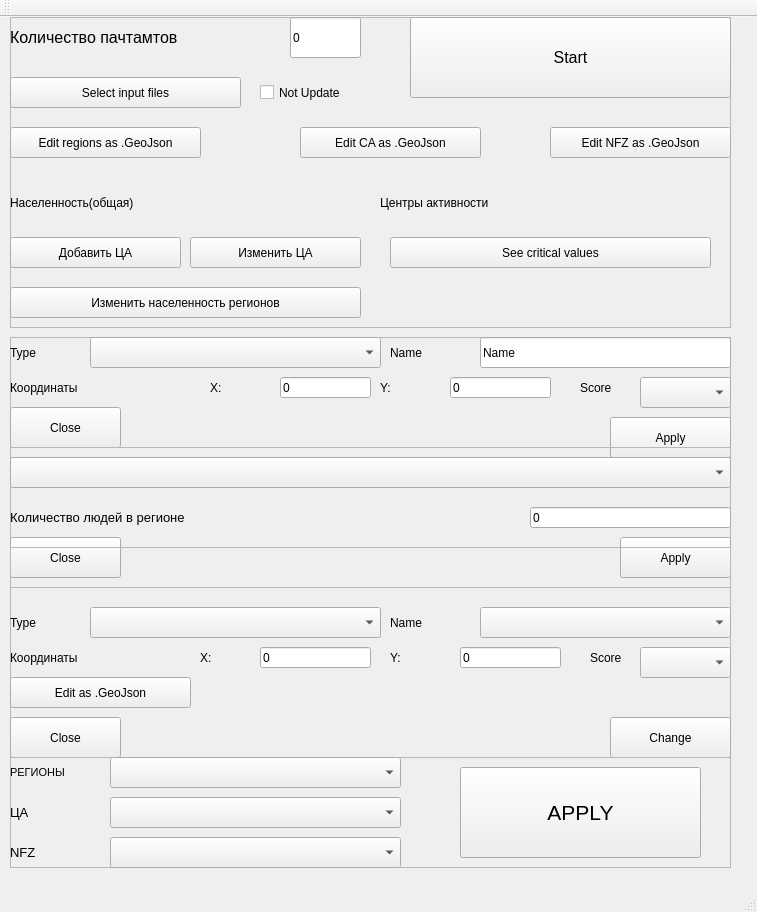
<?xml version="1.0" encoding="UTF-8"?>
<ui version="4.0">
 <class>MainWindow</class>
 <widget class="QMainWindow" name="MainWindow">
  <property name="geometry">
   <rect>
    <x>0</x>
    <y>0</y>
    <width>757</width>
    <height>912</height>
   </rect>
  </property>
  <property name="windowTitle">
   <string>MainWindow</string>
  </property>
  <widget class="QWidget" name="centralwidget">
   <property name="maximumSize">
    <size>
     <width>757</width>
     <height>868</height>
    </size>
   </property>
   <widget class="QFrame" name="start_frame">
    <property name="geometry">
     <rect>
      <x>10</x>
      <y>0</y>
      <width>721</width>
      <height>311</height>
     </rect>
    </property>
    <property name="frameShape">
     <enum>QFrame::StyledPanel</enum>
    </property>
    <property name="frameShadow">
     <enum>QFrame::Raised</enum>
    </property>
    <widget class="QLabel" name="label_2">
     <property name="geometry">
      <rect>
       <x>370</x>
       <y>170</y>
       <width>221</width>
       <height>31</height>
      </rect>
     </property>
     <property name="text">
      <string>Центры активности</string>
     </property>
    </widget>
    <widget class="QPushButton" name="pushButton">
     <property name="geometry">
      <rect>
       <x>0</x>
       <y>220</y>
       <width>171</width>
       <height>31</height>
      </rect>
     </property>
     <property name="inputMethodHints">
      <set>Qt::ImhNone</set>
     </property>
     <property name="text">
      <string>Добавить ЦА</string>
     </property>
    </widget>
    <widget class="QLabel" name="label_5">
     <property name="geometry">
      <rect>
       <x>0</x>
       <y>170</y>
       <width>211</width>
       <height>31</height>
      </rect>
     </property>
     <property name="text">
      <string>Населенность(общая)</string>
     </property>
    </widget>
    <widget class="QLabel" name="label_6">
     <property name="geometry">
      <rect>
       <x>210</x>
       <y>170</y>
       <width>121</width>
       <height>31</height>
      </rect>
     </property>
     <property name="text">
      <string/>
     </property>
    </widget>
    <widget class="QPushButton" name="pushButton_4">
     <property name="geometry">
      <rect>
       <x>0</x>
       <y>270</y>
       <width>351</width>
       <height>31</height>
      </rect>
     </property>
     <property name="text">
      <string>Изменить населенность регионов</string>
     </property>
    </widget>
    <widget class="QLabel" name="label_10">
     <property name="geometry">
      <rect>
       <x>530</x>
       <y>170</y>
       <width>121</width>
       <height>31</height>
      </rect>
     </property>
     <property name="text">
      <string/>
     </property>
    </widget>
    <widget class="QPushButton" name="pushButton_9">
     <property name="geometry">
      <rect>
       <x>180</x>
       <y>220</y>
       <width>171</width>
       <height>31</height>
      </rect>
     </property>
     <property name="text">
      <string>Изменить ЦА</string>
     </property>
    </widget>
    <widget class="QLineEdit" name="lineEdit_7">
     <property name="geometry">
      <rect>
       <x>280</x>
       <y>0</y>
       <width>71</width>
       <height>41</height>
      </rect>
     </property>
     <property name="text">
      <string>0</string>
     </property>
    </widget>
    <widget class="QLabel" name="label_18">
     <property name="geometry">
      <rect>
       <x>0</x>
       <y>0</y>
       <width>261</width>
       <height>41</height>
      </rect>
     </property>
     <property name="font">
      <font>
       <pointsize>12</pointsize>
      </font>
     </property>
     <property name="text">
      <string>Количество пачтамтов</string>
     </property>
    </widget>
    <widget class="QPushButton" name="pushButton_13">
     <property name="geometry">
      <rect>
       <x>0</x>
       <y>60</y>
       <width>231</width>
       <height>31</height>
      </rect>
     </property>
     <property name="text">
      <string>Select input files</string>
     </property>
    </widget>
    <widget class="QPushButton" name="pushButton_14">
     <property name="geometry">
      <rect>
       <x>400</x>
       <y>0</y>
       <width>321</width>
       <height>81</height>
      </rect>
     </property>
     <property name="font">
      <font>
       <pointsize>12</pointsize>
      </font>
     </property>
     <property name="text">
      <string>Start</string>
     </property>
    </widget>
    <widget class="QCheckBox" name="checkBox">
     <property name="geometry">
      <rect>
       <x>250</x>
       <y>60</y>
       <width>111</width>
       <height>31</height>
      </rect>
     </property>
     <property name="text">
      <string>Not Update</string>
     </property>
    </widget>
    <widget class="QPushButton" name="pushButton_16">
     <property name="geometry">
      <rect>
       <x>540</x>
       <y>110</y>
       <width>181</width>
       <height>31</height>
      </rect>
     </property>
     <property name="text">
      <string>Edit NFZ as .GeoJson</string>
     </property>
    </widget>
    <widget class="QPushButton" name="pushButton_2">
     <property name="geometry">
      <rect>
       <x>290</x>
       <y>110</y>
       <width>181</width>
       <height>31</height>
      </rect>
     </property>
     <property name="text">
      <string>Edit CA as .GeoJson</string>
     </property>
    </widget>
    <widget class="QPushButton" name="pushButton_6">
     <property name="geometry">
      <rect>
       <x>0</x>
       <y>110</y>
       <width>191</width>
       <height>31</height>
      </rect>
     </property>
     <property name="text">
      <string>Edit regions as .GeoJson</string>
     </property>
    </widget>
    <widget class="QPushButton" name="pushButton_17">
     <property name="geometry">
      <rect>
       <x>380</x>
       <y>220</y>
       <width>321</width>
       <height>31</height>
      </rect>
     </property>
     <property name="text">
      <string>See critical values</string>
     </property>
    </widget>
   </widget>
   <widget class="QFrame" name="add_center">
    <property name="enabled">
     <bool>true</bool>
    </property>
    <property name="geometry">
     <rect>
      <x>10</x>
      <y>320</y>
      <width>721</width>
      <height>121</height>
     </rect>
    </property>
    <property name="frameShape">
     <enum>QFrame::StyledPanel</enum>
    </property>
    <property name="frameShadow">
     <enum>QFrame::Raised</enum>
    </property>
    <widget class="QLabel" name="label">
     <property name="geometry">
      <rect>
       <x>0</x>
       <y>40</y>
       <width>171</width>
       <height>21</height>
      </rect>
     </property>
     <property name="text">
      <string>Координаты</string>
     </property>
    </widget>
    <widget class="QLabel" name="label_3">
     <property name="geometry">
      <rect>
       <x>200</x>
       <y>40</y>
       <width>41</width>
       <height>21</height>
      </rect>
     </property>
     <property name="text">
      <string>Х:</string>
     </property>
    </widget>
    <widget class="QLineEdit" name="lineEdit_2">
     <property name="geometry">
      <rect>
       <x>270</x>
       <y>40</y>
       <width>91</width>
       <height>21</height>
      </rect>
     </property>
     <property name="text">
      <string>0</string>
     </property>
    </widget>
    <widget class="QLabel" name="label_4">
     <property name="geometry">
      <rect>
       <x>370</x>
       <y>40</y>
       <width>31</width>
       <height>21</height>
      </rect>
     </property>
     <property name="text">
      <string>Y:</string>
     </property>
    </widget>
    <widget class="QLineEdit" name="lineEdit_3">
     <property name="geometry">
      <rect>
       <x>440</x>
       <y>40</y>
       <width>101</width>
       <height>21</height>
      </rect>
     </property>
     <property name="text">
      <string>0</string>
     </property>
    </widget>
    <widget class="QPushButton" name="pushButton_3">
     <property name="geometry">
      <rect>
       <x>600</x>
       <y>80</y>
       <width>121</width>
       <height>41</height>
      </rect>
     </property>
     <property name="text">
      <string>Apply</string>
     </property>
    </widget>
    <widget class="QComboBox" name="comboBox">
     <property name="geometry">
      <rect>
       <x>80</x>
       <y>0</y>
       <width>291</width>
       <height>31</height>
      </rect>
     </property>
    </widget>
    <widget class="QLineEdit" name="lineEdit_4">
     <property name="geometry">
      <rect>
       <x>470</x>
       <y>0</y>
       <width>251</width>
       <height>31</height>
      </rect>
     </property>
     <property name="text">
      <string>Name</string>
     </property>
    </widget>
    <widget class="QLabel" name="label_8">
     <property name="geometry">
      <rect>
       <x>380</x>
       <y>0</y>
       <width>81</width>
       <height>31</height>
      </rect>
     </property>
     <property name="text">
      <string>Name</string>
     </property>
    </widget>
    <widget class="QPushButton" name="pushButton_8">
     <property name="geometry">
      <rect>
       <x>0</x>
       <y>70</y>
       <width>111</width>
       <height>41</height>
      </rect>
     </property>
     <property name="text">
      <string>Close</string>
     </property>
    </widget>
    <widget class="QLabel" name="label_9">
     <property name="geometry">
      <rect>
       <x>0</x>
       <y>0</y>
       <width>81</width>
       <height>31</height>
      </rect>
     </property>
     <property name="text">
      <string>Type</string>
     </property>
    </widget>
    <widget class="QLabel" name="label_16">
     <property name="geometry">
      <rect>
       <x>570</x>
       <y>40</y>
       <width>31</width>
       <height>21</height>
      </rect>
     </property>
     <property name="text">
      <string>Score</string>
     </property>
    </widget>
    <widget class="QComboBox" name="Score1">
     <property name="geometry">
      <rect>
       <x>630</x>
       <y>40</y>
       <width>91</width>
       <height>31</height>
      </rect>
     </property>
    </widget>
   </widget>
   <widget class="QFrame" name="regeons_choseer">
    <property name="enabled">
     <bool>true</bool>
    </property>
    <property name="geometry">
     <rect>
      <x>10</x>
      <y>430</y>
      <width>721</width>
      <height>141</height>
     </rect>
    </property>
    <property name="frameShape">
     <enum>QFrame::StyledPanel</enum>
    </property>
    <property name="frameShadow">
     <enum>QFrame::Raised</enum>
    </property>
    <widget class="QComboBox" name="comboBox_2">
     <property name="geometry">
      <rect>
       <x>0</x>
       <y>10</y>
       <width>721</width>
       <height>31</height>
      </rect>
     </property>
    </widget>
    <widget class="QPushButton" name="pushButton_5">
     <property name="geometry">
      <rect>
       <x>610</x>
       <y>90</y>
       <width>111</width>
       <height>41</height>
      </rect>
     </property>
     <property name="text">
      <string>Apply</string>
     </property>
    </widget>
    <widget class="QLineEdit" name="Count_people_region">
     <property name="geometry">
      <rect>
       <x>520</x>
       <y>60</y>
       <width>201</width>
       <height>21</height>
      </rect>
     </property>
     <property name="text">
      <string>0</string>
     </property>
    </widget>
    <widget class="QLabel" name="label_7">
     <property name="geometry">
      <rect>
       <x>0</x>
       <y>60</y>
       <width>291</width>
       <height>21</height>
      </rect>
     </property>
     <property name="font">
      <font>
       <pointsize>10</pointsize>
      </font>
     </property>
     <property name="text">
      <string>Количество людей в регионе</string>
     </property>
    </widget>
    <widget class="QPushButton" name="pushButton_7">
     <property name="geometry">
      <rect>
       <x>0</x>
       <y>90</y>
       <width>111</width>
       <height>41</height>
      </rect>
     </property>
     <property name="text">
      <string>Close</string>
     </property>
    </widget>
   </widget>
   <widget class="QFrame" name="change_center">
    <property name="enabled">
     <bool>true</bool>
    </property>
    <property name="geometry">
     <rect>
      <x>10</x>
      <y>530</y>
      <width>721</width>
      <height>211</height>
     </rect>
    </property>
    <property name="frameShape">
     <enum>QFrame::StyledPanel</enum>
    </property>
    <property name="frameShadow">
     <enum>QFrame::Raised</enum>
    </property>
    <widget class="QLabel" name="label_11">
     <property name="geometry">
      <rect>
       <x>0</x>
       <y>100</y>
       <width>171</width>
       <height>21</height>
      </rect>
     </property>
     <property name="text">
      <string>Координаты</string>
     </property>
    </widget>
    <widget class="QLabel" name="label_12">
     <property name="geometry">
      <rect>
       <x>190</x>
       <y>100</y>
       <width>41</width>
       <height>21</height>
      </rect>
     </property>
     <property name="text">
      <string>Х:</string>
     </property>
    </widget>
    <widget class="QLineEdit" name="lineEdit_5">
     <property name="geometry">
      <rect>
       <x>250</x>
       <y>100</y>
       <width>111</width>
       <height>21</height>
      </rect>
     </property>
     <property name="text">
      <string>0</string>
     </property>
    </widget>
    <widget class="QLabel" name="label_13">
     <property name="geometry">
      <rect>
       <x>380</x>
       <y>100</y>
       <width>31</width>
       <height>21</height>
      </rect>
     </property>
     <property name="text">
      <string>Y:</string>
     </property>
    </widget>
    <widget class="QLineEdit" name="lineEdit_6">
     <property name="geometry">
      <rect>
       <x>450</x>
       <y>100</y>
       <width>101</width>
       <height>21</height>
      </rect>
     </property>
     <property name="text">
      <string>0</string>
     </property>
    </widget>
    <widget class="QPushButton" name="pushButton_10">
     <property name="geometry">
      <rect>
       <x>0</x>
       <y>130</y>
       <width>181</width>
       <height>31</height>
      </rect>
     </property>
     <property name="text">
      <string>Edit as .GeoJson</string>
     </property>
    </widget>
    <widget class="QPushButton" name="pushButton_11">
     <property name="geometry">
      <rect>
       <x>600</x>
       <y>170</y>
       <width>121</width>
       <height>41</height>
      </rect>
     </property>
     <property name="text">
      <string>Change</string>
     </property>
    </widget>
    <widget class="QComboBox" name="comboBox_3">
     <property name="geometry">
      <rect>
       <x>80</x>
       <y>60</y>
       <width>291</width>
       <height>31</height>
      </rect>
     </property>
    </widget>
    <widget class="QLabel" name="label_14">
     <property name="geometry">
      <rect>
       <x>380</x>
       <y>60</y>
       <width>81</width>
       <height>31</height>
      </rect>
     </property>
     <property name="text">
      <string>Name</string>
     </property>
    </widget>
    <widget class="QPushButton" name="pushButton_12">
     <property name="geometry">
      <rect>
       <x>0</x>
       <y>170</y>
       <width>111</width>
       <height>41</height>
      </rect>
     </property>
     <property name="text">
      <string>Close</string>
     </property>
    </widget>
    <widget class="QLabel" name="label_15">
     <property name="geometry">
      <rect>
       <x>0</x>
       <y>60</y>
       <width>81</width>
       <height>31</height>
      </rect>
     </property>
     <property name="text">
      <string>Type</string>
     </property>
    </widget>
    <widget class="QComboBox" name="comboBox_4">
     <property name="geometry">
      <rect>
       <x>470</x>
       <y>60</y>
       <width>251</width>
       <height>31</height>
      </rect>
     </property>
    </widget>
    <widget class="QLabel" name="label_17">
     <property name="geometry">
      <rect>
       <x>580</x>
       <y>100</y>
       <width>31</width>
       <height>21</height>
      </rect>
     </property>
     <property name="text">
      <string>Score</string>
     </property>
    </widget>
    <widget class="QComboBox" name="Score2">
     <property name="geometry">
      <rect>
       <x>630</x>
       <y>100</y>
       <width>91</width>
       <height>31</height>
      </rect>
     </property>
    </widget>
   </widget>
   <widget class="QFrame" name="file_changer">
    <property name="geometry">
     <rect>
      <x>10</x>
      <y>740</y>
      <width>721</width>
      <height>111</height>
     </rect>
    </property>
    <property name="frameShape">
     <enum>QFrame::StyledPanel</enum>
    </property>
    <property name="frameShadow">
     <enum>QFrame::Raised</enum>
    </property>
    <widget class="QLabel" name="label_20">
     <property name="geometry">
      <rect>
       <x>0</x>
       <y>40</y>
       <width>81</width>
       <height>31</height>
      </rect>
     </property>
     <property name="font">
      <font>
       <pointsize>10</pointsize>
      </font>
     </property>
     <property name="text">
      <string>ЦА</string>
     </property>
    </widget>
    <widget class="QComboBox" name="comboBox_5">
     <property name="geometry">
      <rect>
       <x>100</x>
       <y>0</y>
       <width>291</width>
       <height>31</height>
      </rect>
     </property>
    </widget>
    <widget class="QLabel" name="label_21">
     <property name="geometry">
      <rect>
       <x>0</x>
       <y>0</y>
       <width>81</width>
       <height>31</height>
      </rect>
     </property>
     <property name="font">
      <font>
       <pointsize>8</pointsize>
      </font>
     </property>
     <property name="text">
      <string>РЕГИОНЫ</string>
     </property>
    </widget>
    <widget class="QLabel" name="label_22">
     <property name="geometry">
      <rect>
       <x>0</x>
       <y>80</y>
       <width>81</width>
       <height>31</height>
      </rect>
     </property>
     <property name="font">
      <font>
       <pointsize>10</pointsize>
      </font>
     </property>
     <property name="text">
      <string>NFZ</string>
     </property>
    </widget>
    <widget class="QComboBox" name="comboBox_6">
     <property name="geometry">
      <rect>
       <x>100</x>
       <y>40</y>
       <width>291</width>
       <height>31</height>
      </rect>
     </property>
    </widget>
    <widget class="QComboBox" name="comboBox_7">
     <property name="geometry">
      <rect>
       <x>100</x>
       <y>80</y>
       <width>291</width>
       <height>31</height>
      </rect>
     </property>
    </widget>
    <widget class="QPushButton" name="pushButton_15">
     <property name="geometry">
      <rect>
       <x>450</x>
       <y>10</y>
       <width>241</width>
       <height>91</height>
      </rect>
     </property>
     <property name="font">
      <font>
       <pointsize>16</pointsize>
      </font>
     </property>
     <property name="text">
      <string>APPLY</string>
     </property>
    </widget>
   </widget>
  </widget>
  <widget class="QMenuBar" name="menubar">
   <property name="geometry">
    <rect>
     <x>0</x>
     <y>0</y>
     <width>757</width>
     <height>18</height>
    </rect>
   </property>
  </widget>
  <widget class="QStatusBar" name="statusbar"/>
  <widget class="QToolBar" name="toolBar">
   <property name="windowTitle">
    <string>toolBar</string>
   </property>
   <attribute name="toolBarArea">
    <enum>TopToolBarArea</enum>
   </attribute>
   <attribute name="toolBarBreak">
    <bool>false</bool>
   </attribute>
  </widget>
 </widget>
 <resources/>
 <connections/>
</ui>
